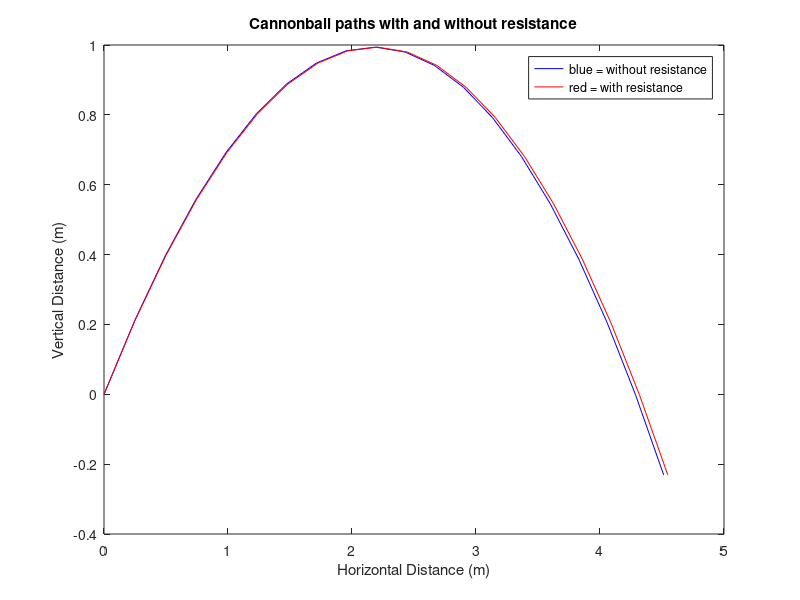

Source code (MATLAB):
 clear % this will help you clear the values from the previous run
 close 
 
 % Section 1
 %Initial display, this acts as a cannon operator enabling your to decide
 %the horizontal and vertical velocity
 Horz_Velocity = input('Awaiting your command Captain.Cannon is ready to fire!What would like the horizontal velocity to be,Captain?: ');            
 Vert_Velocity = input('And Vertical?:');  
 %since I chose measureents for the cannonbal from the civil war era I have
 %restricted the velocity to 50. Feel free to stretch it until the plot
 %turns from a curve to edges
 if Horz_Velocity > 50 || Vert_Velocity>50
     disp('Sorry sir, our civil war era cannons are not equipped for the mentioned velocities. Perhaps try less than 50, Captain?')
     Horz_Velocity = input('Cannon ready to fire, what you like the horizontal velocity to be,Captain?: ');            
     Vert_Velocity = input('And Vertical?:');
 end
 
 %Section 2
 %All of the initial information for our calculations islisted here.
  M = 5.4;%mass of a cannonball (kg) 
  Cr=4; %radius of the cannon ball (in)
  CAx= (pi*Cr^4)/4; %cross sectional area of x component of cannonball
  CAy= (pi*Cr^4)/4; %cross sectional area of y component of cannonball
  Ca=CAx+CAy; %x and y components added for total area
  A= Ca*0.00064516;% conversion from in^2 to m^2
  V = sqrt(Horz_Velocity^2 + Vert_Velocity^2);% Combines horizontal aand vertical velocities
  G = 9.8;% Acceleration due to Gravity(m/s^2)       
  Drag_coeff = 0.47;   %Drag coefficient        
  x = 0; %xi
  y = 0; %yi              
  xf = 0; %declaring xf variable for x final 
  yf=0;
  t = 0; %time
  dt = 0.05;%s set the intervals at which time will be evalutated
  Air_Density = 1.225;%Assuming we are at sea level(kg/m^3)
  rho=Air_Density;
  
  
  %Section 3
  %While loop calculates projectile motion iteratively
  i = 1;                  
    while min(y)> -0.05                                        
       t = t + dt;                                               
       i = i + 1;                                                
       xf(i) = xf(i-1)+ Horz_Velocity.*dt;                                  
       X_Drag = - ( rho*Drag_coeff*A/2 / M ) * V * Horz_Velocity;                            
       Y_Drag = -G - ( rho*Drag_coeff*A/2 / M ) * V * Vert_Velocity;                         
       Horz_Velocity_new = Horz_Velocity + X_Drag * dt;                                       
       Vert_Velocity_new = Vert_Velocity + Y_Drag * dt;                                       
       x(i) = x(i-1) + Horz_Velocity_new * dt + 0.5 * X_Drag * dt^2;               
       y(i) = y(i-1) + Vert_Velocity_new * dt + 0.5 * Y_Drag * dt^2;         
       Horz_Velocity = Horz_Velocity_new;
       Vert_Velocity = Vert_Velocity_new;
    end
    
 %Section 4
 %Plotting the projectile motion 
 plot(x,y,'b'), hold on;%blue-plots the Projectile Motion air resistance
 plot(xf,y,'r'), hold off;%red-plots the Projectile Motion air resistance             
 xlabel('Horizontal Distance (m)');    
 ylabel('Vertical Distance (m)');
 title('Cannonball paths with and without resistance'); 
 legend({'blue = without resistance','red = with resistance'},'Location','northeast')